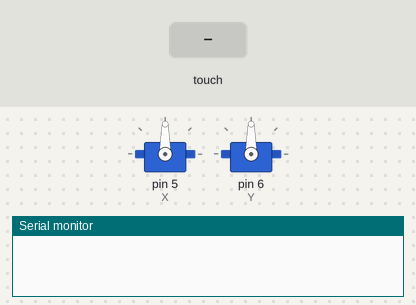
Simulated run of this sketch. Board: Arduino Uno, built with avr-gcc and run on an emulated ATmega328P. Parts: 2 × servo, the last lines printed to the serial monitor. Inputs (shaded band) come from the test bench.

Above: at 1.2 s.
1.3 s: touch panel pressed at 13 % / 10 % of its raw x / y range
At 2.0 s:
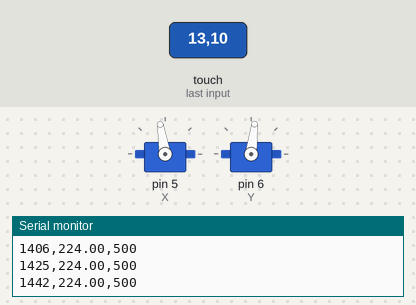
2.8 s: touch panel pressed at 38 % / 10 % of its raw x / y range
At 3.8 s:
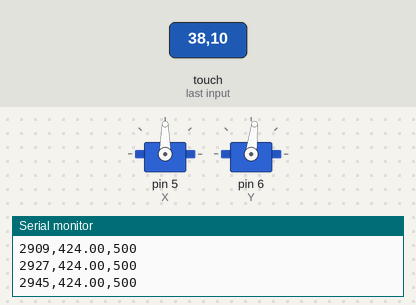
4.3 s: touch panel pressed at 87 % / 10 % of its raw x / y range
At 4.9 s:
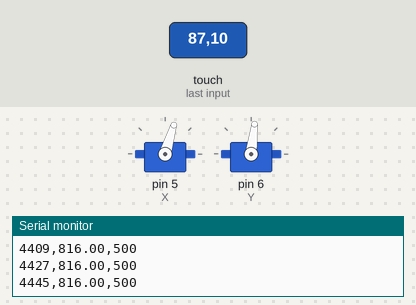
5.8 s: touch panel pressed at 62 % / 10 % of its raw x / y range
At 7.0 s:
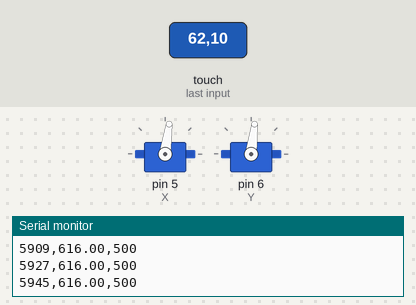
7.3 s: touch panel pressed at 13 % / 30 % of its raw x / y range
At 8.4 s:
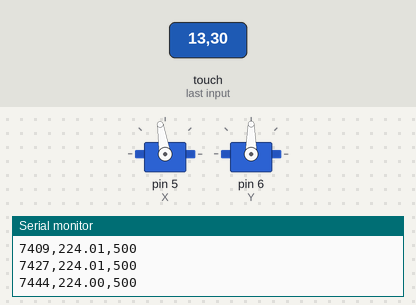
8.8 s: touch panel pressed at 13 % / 50 % of its raw x / y range
At 9.5 s:
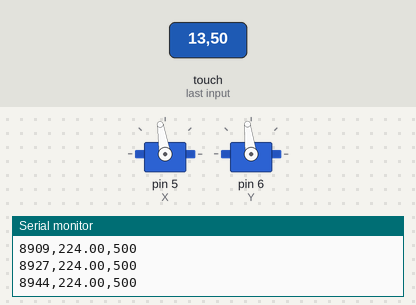
Timing chart, 0 to 11.3 s (numbered marks = the images above; inputs shaded):
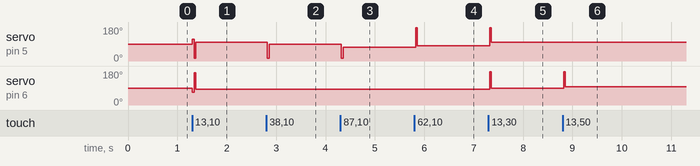

Measured:
- after the input at 1.3 s, servo on pin 5 (X): 90° → 99° at once; servo on pin 6 (Y): 90° → 83° at once
- after the input at 2.8 s, servo on pin 5 (X): 99° → 90° at once
- after the input at 4.3 s, servo on pin 5 (X): 90° → 73° at once
- after the input at 5.8 s, servo on pin 5 (X): 73° → 82° at once
- after the input at 7.3 s, servo on pin 5 (X): 82° → 99° at once; servo on pin 6 (Y): 83° → 90° at once
- after the input at 8.8 s, servo on pin 6 (Y): 90° → 97° at once

The sketch:

BallancePlateR2.ino
```cpp
#include <Servo.h>
#include <TouchScreen.h>

Servo X;
int xNeutral = 1427; //Value to keep plate level in X
int xMax = 700;
int xMin = 2350;

Servo Y;
int yNeutral = 1550; //Value to keep plate level in Y
int yMax = 700;
int yMin = 2350;

#define YP A2  // must be an analog pin, use "An" notation!
#define XM A3  // must be an analog pin, use "An" notation!
#define YM 8   // can be a digital pin
#define XP 9   // can be a digital pin

// For better pressure precision, we need to know the resistance
// between X+ and X- Use any multimeter to read it
// For the one we're using, its 300 ohms across the X plate
TouchScreen ts = TouchScreen(XP, YP, XM, YM, 300);

float estimateX = 0;
float estimateY = 0;
float alpha = .2;
int errorX = 0;
int errorXOld = 0;
float dErrorX = 0;
float sumErrorX = 0;

int errorY = 0;
int errorYOld = 0;
float dErrorY = 0;
float sumErrorY = 0;

int targetX = 300;
int targetY = 400;

int posX = xNeutral;
int posY = yNeutral;

unsigned long Time1, Time2;

int sumThreash = 200;

bool rightSide = true;

float theta = 0;
#define DEG_TO_RAD 0.017453292519943295769236907684886

bool inf = false; //infinuty sign from 2 circles
bool circ = false; //circle around center of board
bool cent = true; //stay on center of board
bool hop = false; //hopping back and forth (mostly for tuning)

bool place = true; //used to change the place on hop
int CT = 0;

void setup() {
  // put your setup code here, to run once:

  X.attach(5);
  Y.attach(6);

  Serial.begin(9600);

}

//PID logic
int PID(float P, float I, float D, float error, float sumError, float dError)
{
  int out = (P * error) + (I * sumError) + (D * dError);
  return out;
}


void loop() {
  // put your main code here, to run repeatedly:

  TSPoint p = ts.getPoint(); // reading x,y value of the ball

  if (p.x != 0) {

    Time1 = millis();
    float dT = Time1 - Time2; //needs to be float for control calculations

    /***** Using a complementary filter for now but should improve ****/
    if (dT < 20) {
      estimateX = (alpha * estimateX) +((1-alpha) * float(p.x));
      estimateY = (alpha * estimateY) +((1-alpha) * float(p.y));
    }
    else {

      Time2 = Time1;

      /***** This is to make the ball go in different routes ******/
      if (inf) {

        if ( rightSide ) {
          targetX = 675 - (110 * cos(theta * DEG_TO_RAD));
          targetY = 500 + (200 * sin(theta * DEG_TO_RAD));
        }
        else {
          targetX = 325 + (110 * cos(theta * DEG_TO_RAD));
          targetY = 500 + (200 * sin(theta * DEG_TO_RAD));
        }
      }
      else if (circ) {
        targetX = 500 + (110 * cos(theta * DEG_TO_RAD));
        targetY = 500 + (200 * sin(theta * DEG_TO_RAD));
      }
      else if (cent) {
        targetX = 500;
        targetY = 500;
      }
      else if (hop) {
        if (CT > 150) {
          place = !place;
          CT = 0;
        }
        if (place) {
          targetX = 300;
          targetY = 500;
        }
        else {
          targetX = 700;
          targetY = 500;
        }
        CT++;
      }


      //*****Calculate errors for PID*****//
      errorX = targetX - estimateX;
      dErrorX = (errorX - errorXOld) / dT;
      errorXOld = errorX;

      errorY = targetY - estimateY;
      dErrorY = (errorY - errorYOld) / dT;
      errorYOld = errorY;

      if (sumErrorX < sumThreash) { //antiwindup
        sumErrorX += errorX;
      }
      if (sumErrorY < sumThreash) {
        sumErrorY += errorY;
      }

      //Printing stuff for debugging (change format to csv file?)
      //  Serial.print(p.x);
      //  Serial.print("\t");
      //  Serial.println(p.y);
    }

    if (p.x == 0)
    {
      //X.writeMicroseconds(xNeutral);
      //Y.writeMicroseconds(yNeutral);
      X.writeMicroseconds(posX);
      Y.writeMicroseconds(posY);
      //Serial.println("here");
    }
    else
    {
      posX = xNeutral + PID(.45, .02, 185., errorX, sumErrorX, dErrorX);
      posY = yNeutral - PID(.455, .02, 185., errorY, sumErrorY, dErrorY);
      /**Uncomment for debugging so platform doesn't move**/
      //      posX = xNeutral;
      //      posY = yNeutral;

      if (posX > xMin) {
        posX = xMin;
      }
      else if (posX < xMax) {
        posX = xMax;
      }
      X.writeMicroseconds(posX);

      if (posY > yMin) {
        posY = yMin;
      }
      else if (posY < yMax) {
        posY = yMax;
      }
      Y.writeMicroseconds(posY);
      //    Serial.print(posX);
      //    Serial.print("\t");
      //    Serial.println(posY);

      /**** This is how fast the ball moves in patterns ****/
      theta = theta + .6;
      if (theta >= 360) {
        rightSide = !rightSide;
        theta = 0;
      }

      //Tuing printout//
      Serial.print(Time1);
      Serial.print(",");
      Serial.print(estimateX);
      Serial.print(",");
      Serial.println(targetX);
      //Serial.print(",");
      //Serial.println(targetY);
    }

    //  Serial.print(p.x);
    //  Serial.print("\t");
    //  Serial.println(sin(PI/2));

    // delay(16); //Need to keep the update slower than servo update (50Hz)
  }
}
```
